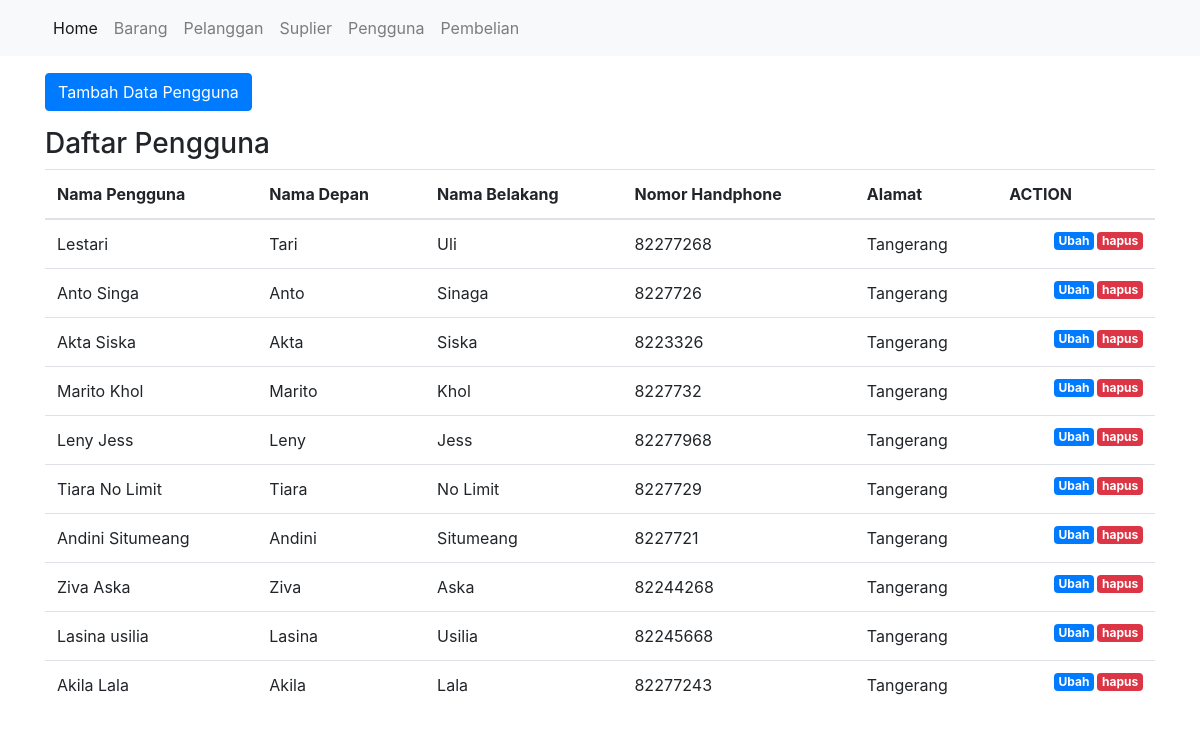
Page /public/pengguna on the committed database.
### tables this page shows
CREATE TABLE Pengguna (
    IdPengguna int NOT NULL primary key,
    NamaPengguna varchar(250) NOT NULL,
    Password varchar(250) NOT NULL,
    NamaDepan varchar(250) NOT NULL,
    NamaBelakang varchar(250) NOT NULL,
    NoHp int(15) not null,
    Alamat varchar(500) not null,
    IdAkses int ,
    FOREIGN KEY (IdAkses) REFERENCES hakakses(IdAkses)
);

### app/core/Controller.php (called while the page is built, shortened)
<?php
class Controller {
    public function view($view, $data = [])
    {
        require_once '../app/views/' . $view . '.php';
    }
    public function model($model)
    {
        return new $model;
    }
}

### app/controllers/Pengguna.php (called while the page is built, shortened)
<?php
class Pengguna extends Controller {
    public function index()
    {
        $data['judul'] = 'Daftar Pengguna';
        $data['br'] = $this->model('Pengguna_model')->getAllPengguna();
        $this->view('pengguna/index', $data);
    }
}

### app/core/App.php (called while the page is built, shortened)
<?php
class App {
    protected $method = 'index';
    protected $params = [];
    public function __construct()
    {
        $this->controller = new $this->controller;
        call_user_func_array([$this->controller, $this->method], $this->params);
    }
}

### public/index.php (called while the page is built, shortened)
<?php
$app = new App;

### app/core/Database.php (called while the page is built, shortened)
<?php
class Database {
    private $host = DB_HOST;
    private $user = DB_USER;
    private $pass = DB_PASS;
    private $db_name = DB_NAME;
    private $dbh;
    private $stmt;
    public function __construct()
    {
        $dsn = 'mysql:host=' . $this->host . ';dbname=' . $this->db_name;
        $option = [
            PDO::ATTR_PERSISTENT => true,
            PDO::ATTR_ERRMODE => PDO::ERRMODE_EXCEPTION
        ];
        try {
            $this->dbh = new PDO($dsn, $this->user, $this->pass, $option);
        } catch(PDOException $e) {
            die($e->getMessage());
        }
    }
    public function query($query)
    {
        $this->stmt = $this->dbh->prepare($query);
    }
    public function execute()
    {
        $this->stmt->execute();
    }
    public function resultSet()
    {
        $this->execute();
        return $this->stmt->fetchAll(PDO::FETCH_ASSOC);
    }
}

### app/models/Pengguna_model.php (called while the page is built, shortened)
<?php
class Pengguna_model {
    private $table = 'pengguna';
    private $db;
    public function __construct()
    {
        $this->db = new Database;
    }
    public function getAllPengguna()
    {
        $this->db->query('SELECT * FROM ' . $this->table);
        return $this->db->resultSet();
    }
}

### app/views/pengguna/index.php (the view, shortened to what this page needs)
<div class="container mt-3">
    <div class="row">
      <div class="col-lg-6">
      </div>
    </div>
    <div class="row mb-3">
      <div class="col-lg-6">
        <button type="button" class="btn btn-primary tombolTambahData" data-toggle="modal" data-target="#formModal">
          Tambah Data Pengguna
        </button>
      </div>
    </div>
    <h3>Daftar Pengguna</h3>
    <table class="table table-hover">
                <thead>
                    <tr>
                        <th scope="col">Nama Pengguna</th>
                        <th scope="col">Nama Depan</th>
                        <th scope="col">Nama Belakang</th>
                        <th scope="col">Nomor Handphone</th>
                        <th scope="col">Alamat</th>
                        <th scope="col">ACTION</th>
                    </tr>
                </thead>
                <tbody>
                    <?php foreach( $data['br'] as $br ) : ?>
                    <tr>
                        <td><?= $br['NamaPengguna'];?></td>
                        <td> <?= $br['NamaDepan'];?></td>
                        <td> <?= $br['NamaBelakang'];?></td>
                        <td> <?= $br['NoHp'];?></td>
                        <td> <?= $br['Alamat'];?></td>
                        <td>
                        <a href="<?= BASEURL; ?>/pengguna/hapus/<?= $br['IdPengguna']; ?>" class="badge badge-danger float-right" onclick="return confirm('yakin?');">hapus</a>
                        <a href="<?= BASEURL; ?>/pengguna/ubahDetail/<?= $br['IdPengguna']; ?>" class="badge badge-primary float-right">Ubah</a>
                        </td>
                    </tr>
                    <?php endforeach; ?>
                </tbody>
    </table>
</div>

### public/css/style.css (style rules this page uses)
.badge { margin-left: 3px; }

### rows in the picture
pengguna: NamaPengguna "Lestari", NamaDepan "Tari", NamaBelakang "Uli", NoHp "82277268", Alamat "Tangerang"
pengguna: NamaPengguna "Anto Singa", NamaDepan "Anto", NamaBelakang "Sinaga", NoHp "8227726", Alamat "Tangerang"
pengguna: NamaPengguna "Akta Siska", NamaDepan "Akta", NamaBelakang "Siska", NoHp "8223326", Alamat "Tangerang"
pengguna: NamaPengguna "Marito Khol", NamaDepan "Marito", NamaBelakang "Khol", NoHp "8227732", Alamat "Tangerang"
pengguna: NamaPengguna "Leny Jess", NamaDepan "Leny", NamaBelakang "Jess", NoHp "82277968", Alamat "Tangerang"
pengguna: NamaPengguna "Tiara No Limit", NamaDepan "Tiara", NamaBelakang "No Limit", NoHp "8227729", Alamat "Tangerang"
pengguna: NamaPengguna "Andini Situmeang", NamaDepan "Andini", NamaBelakang "Situmeang", NoHp "8227721", Alamat "Tangerang"
pengguna: NamaPengguna "Ziva Aska", NamaDepan "Ziva", NamaBelakang "Aska", NoHp "82244268", Alamat "Tangerang"
pengguna: NamaPengguna "Lasina usilia", NamaDepan "Lasina", NamaBelakang "Usilia", NoHp "82245668", Alamat "Tangerang"
pengguna: NamaPengguna "Akila Lala", NamaDepan "Akila", NamaBelakang "Lala", NoHp "82277243", Alamat "Tangerang"
